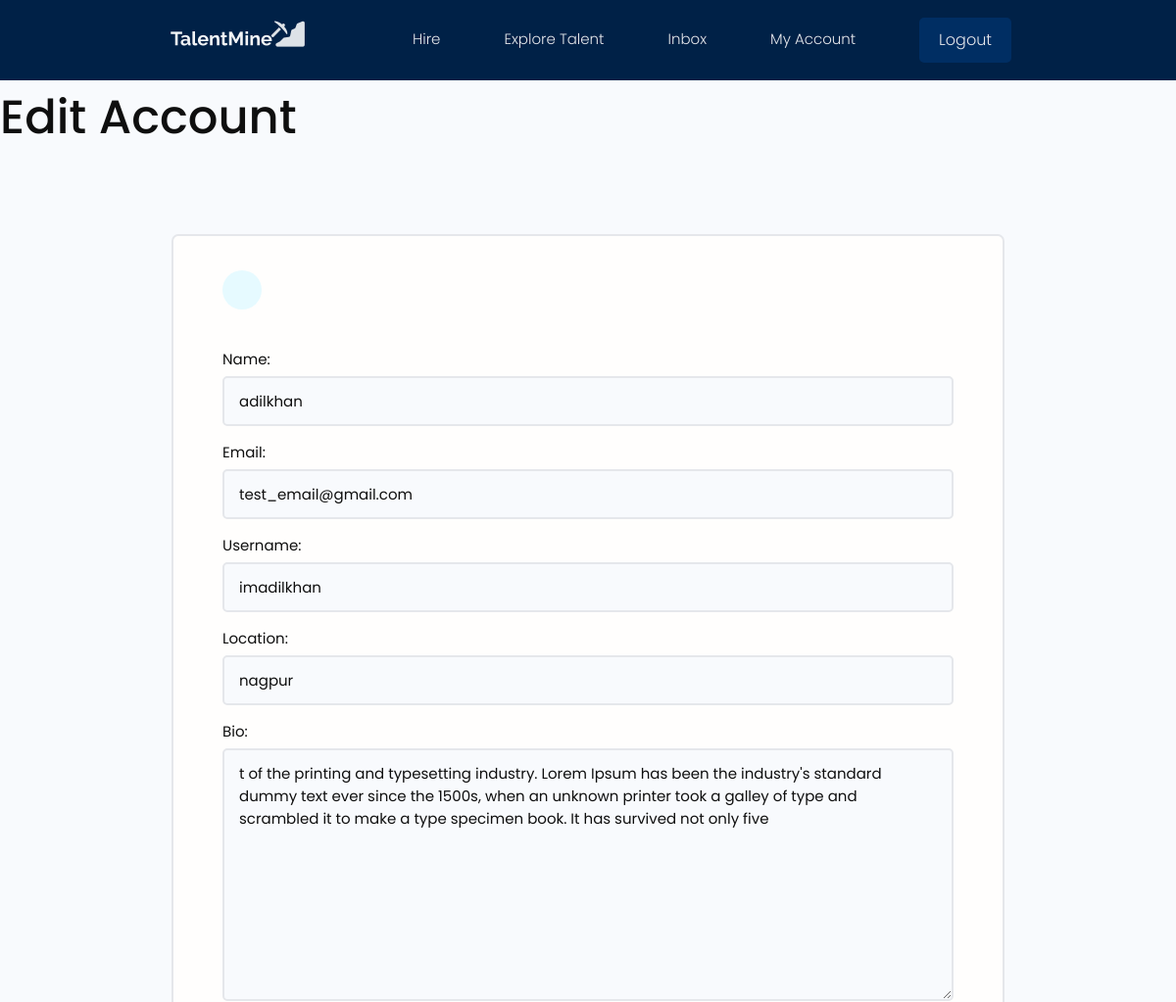
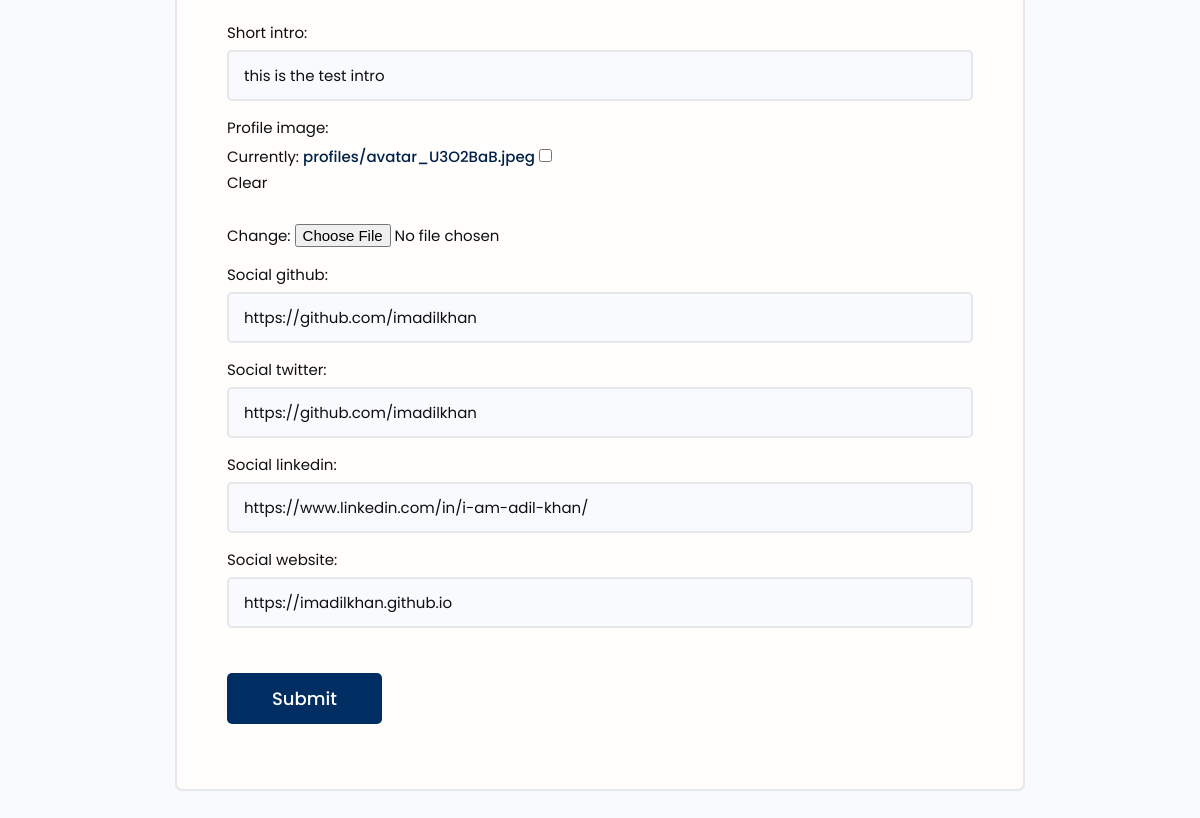
The page /users/edit-account/ (signed in) on the database its author committed (2 pictures, top to bottom).
### users/models.py (models this page shows, shortened)
class Profile(models.Model):
    user = models.OneToOneField(User,on_delete=models.CASCADE,null=True,blank=True)
    name = models.CharField(max_length = 100,blank=True,null=True)
    email = models.EmailField(max_length=100,blank=True,null=True)
    username  = models.CharField(max_length = 100,blank=True,null=True)
    location = models.CharField(max_length = 500,blank=True,null=True)
    short_intro  = models.CharField(max_length = 180,blank=True,null=True)
    bio = models.TextField(blank=True,null=True)
    profile_image = models.ImageField(null=True,blank=True,upload_to = 'profiles/',default ="profiles/avatar.jpeg" )
    social_github =  models.CharField(max_length = 5000,blank=True,null=True)
    social_twitter =  models.CharField(max_length = 5000,blank=True,null=True)
    social_linkedin =  models.CharField(max_length = 5000,blank=True,null=True)
    social_website =  models.CharField(max_length = 5000,blank=True,null=True)
    created = models.DateTimeField(auto_now_add=True)
    id = models.UUIDField(default = uuid.uuid4, unique=True,primary_key=True,editable=False)

### users/views.py (the view)
# urls.py: path('edit-account/',views.editAccount,name="edit-account"),
@login_required(login_url='login')
def editAccount(request):
    profile = request.user.profile
    form = ProfileForm(instance = profile)
    if request.method=='POST':
        form = ProfileForm(request.POST,request.FILES,instance = profile)
        if form.is_valid():
            form.save()
            return redirect('account')
    context = {'form':form}
    return render(request,'users/profile_form.html',context)

### users/forms.py
class ProfileForm(ModelForm):
    class Meta:
        model = Profile
        fields = ['name','email','username','location','bio',
        'short_intro','profile_image','social_github','social_twitter','social_linkedin','social_website']
    def __init__(self,*args,**kwargs):
        super(ProfileForm,self).__init__(*args,**kwargs)
        for name,field in self.fields.items():
            field.widget.attrs.update({'class':'input'})

### users/templates/users/profile_form.html (shortened to what this page needs)
{%extends 'main.html'%}
{%block content%}
<h1>Edit Account</h1>
<main class="formPage my-xl">
     <div class="content-box">
         <div class="formWrapper">
             <a class="backButton" href="{%url 'account'%}"></a>
             <br>
             <form class="form" action="{%url 'edit-account'%}" method="POST" enctype="multipart/form-data">
                 {% for field in form%}
                 <div class="form__field">
                     <label for="formInput#text">{{field.label}}: </label>
                     {{field}}
                 </div>
                 {%endfor%}
                 <input class="btn btn--sub btn--lg  my-md" type="submit" value="Submit" />
             </form>
         </div>
     </div>
 </main>
{%endblock content%}

### static/styles/app.css (style rules this page uses)
:root { --color-sub: #2d2d3; }
.btn--sub { background-color: var(--color-sub-light); }
.content-box { width: 95%; max-width: 85rem; margin: 0 auto; }
.backButton { background: var(--color-main-light); color: var(--color-main); width: 4rem; height: 4rem; display: flex; align-items: center; justify-content: center; border-radius: 50%; }
.formPage .formWrapper { list-style: none; background: var(--color-white); padding: 3.5rem 5rem; border: 2px solid var(--color-light); border-radius: 0.7rem; }

### static/uikit/styles/modules/_variables.css (style rules this page uses)
:root { --color-main: #002147; --color-main-light: #e6faff; --color-sub: #002e63; --color-sub-light: #002e63; --color-sub-lighter: #e1e1f7; --color-text: rgb(15, 15, 15); --color-gray: #8b8b8b; --color-light: #e5e7eb; --color-light-gray: #767676; --color-bg: #f8fafd; --color-white: #fffefd; --color-white-light: #f3f3f3; --color-success: #359e64; --color-success-bg: #def8e8; --color-error: #fc4b0b; --color-error-bg: #fff2ee; --font-base: 'Poppins', arial, helvetica, 'Segoe UI', roboto, ubuntu, sans-serif; --font-monospace: 'Fira Code', 'Courier New', courier, monospace; --font-regular: 300; --font-medium: 500; --font-bold: 700; --generic-shadow: 1px 1px 5px #00000010; --generic-transition: all 0.3s ease-in-out; }

### static/uikit/styles/modules/_base.css (style rules this page uses)
* { margin: 0; padding: 0; box-sizing: border-box; text-rendering: optimizeLegibility; color: inherit; font-size: inherit; }
html { font-size: 50%; }
@media only screen and (min-width: 480px) { html { font-size: 56.25%; } }
@media only screen and (min-width: 1200px) { html { font-size: 62.5%; } }
body { line-height: 1.6; font-weight: 400; font-size: 1.5rem; color: var(--color-text); background-color: var(--color-bg); min-height: 100vh; }

### static/uikit/styles/modules/_typography.css (style rules this page uses)
* { font-family: var(--font-base); }
h1 { font-size: 4.8rem; font-weight: var(--font-medium); }
a { padding-bottom: 2px; text-decoration: none; display: inline-block; color: var(--color-main); font-weight: var(--font-medium); }

### static/uikit/styles/modules/_utilities.css (style rules this page uses)
.my-md { margin: 3rem auto; }
.my-xl { margin: 8rem auto; }

### static/uikit/styles/modules/_button.css (style rules this page uses)
.btn { display: inline-block; position: relative; cursor: pointer; background-color: var(--color-light); font-weight: var(--font-medium); color: #385499; text-decoration: none; padding: 1rem 2rem; border-radius: 0.5rem; border: none; width: -webkit-fit-content; width: -moz-fit-content; width: fit-content; height: -webkit-fit-content; height: -moz-fit-content; height: fit-content; font-size: 1.6rem; outline-width: 0; outline-color: transparent; -webkit-backface-visibility: hidden; backface-visibility: hidden; transition: all 0.3s ease-in-out; }
.btn--sub { background-color: #385499; color: var(--color-white); }
.btn--lg { font-size: 1.8rem; padding: 1.2rem 4.5rem; }

### static/uikit/styles/modules/_form.css (style rules this page uses)
.form { display: block; }
.form__field { margin-top: 1.5rem; margin-bottom: 1.5rem; }
.form__label, .form__field > label { display: block; margin-bottom: 0.5rem; color: var(--color-text); }
input.input[type='text'], input.input[type='email'], input.input[type='password'], input.input[type='number'], textarea.input { min-width: 24rem; width: 100%; padding: 1.2rem 1.5rem; border-radius: 0.5rem; border: 2px solid var(--color-light); transition: all 0.3s ease-in-out; background-color: var(--color-bg); }

### rows shown on the page
Profile: form "adilkhan" "test_email@gmail.com" "imadilkhan" "nagpur" "t of the printing and typesetting industry. Lorem Ipsum has been the industry's standard dummy text ever since the 1500s, when an unknown printer took a galley of type and scrambled it to make a type specimen book. It has survived not only five" "this is the test intro" "https://github.com/imadilkhan" "https://github.com/imadilkhan" "https://www.linkedin.com/in/i-am-adil-khan/" "https://imadilkhan.github.io"

### other values the page prints
{{ field.label }} "Name" "Email" "Username" "Location" "Bio" "Short intro" "Profile image" "Social github" "Social twitter" "Social linkedin" "Social website"
